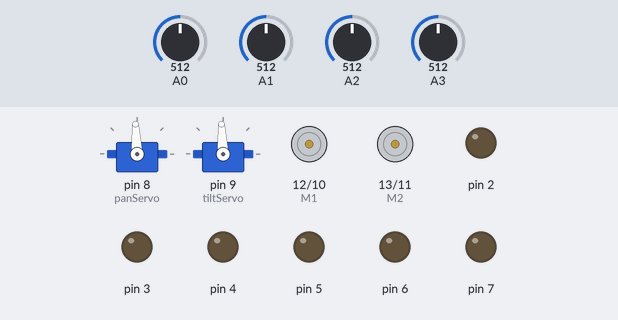
Bench run of a sketch on a simulated Arduino Uno, built with avr-gcc and run on an emulated ATmega328P. Shown: 2 × servo, direction and speed pins drawn as motors (green arrow = direction pin HIGH = forward, orange = LOW = backward, longer = more drive), output pins drawn as LEDs (lit = HIGH). The inputs (shaded band) are chosen by the test bench; at power-on: A0 = 512, A1 = 512, A2 = 512, A3 = 512. What the sketch prints to the serial monitor is not drawn.

Above: at 1.2 s.
1.3 s: A0 set to 30
At 1.74 s:
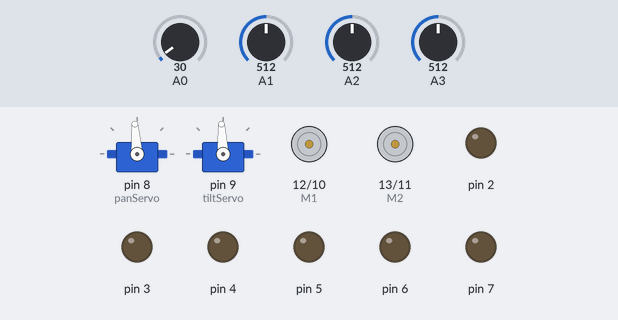
4.3 s: A1 set to 30
At 5.75 s:
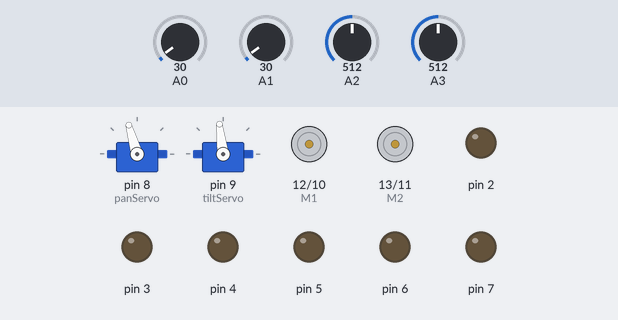
7.3 s: A2 set to 268
10.3 s: A2 set to 240
At 11.1 s:
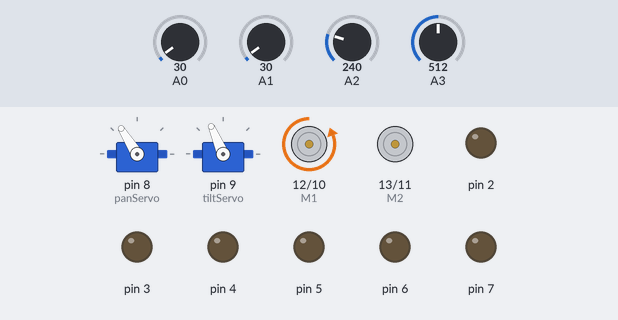
13.3 s: A3 set to 260
16.3 s: A3 set to 236
At 16.64 s:
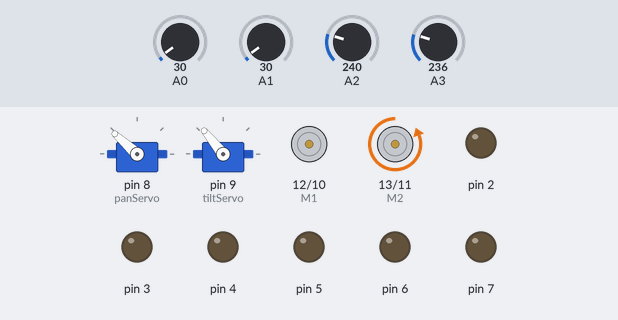
Timing chart, 0 to 25.6 s (numbered marks = the images above; inputs shaded):
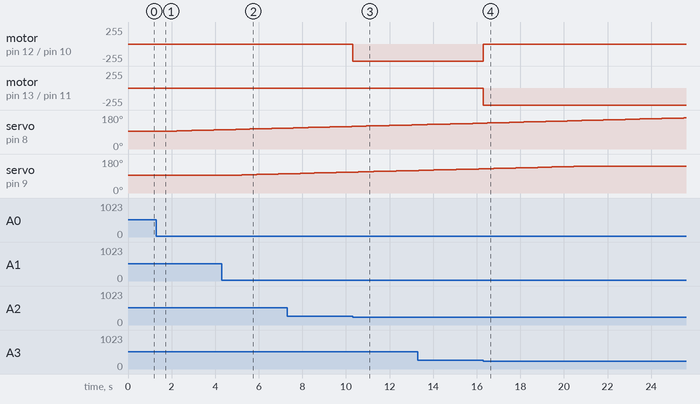

The sketch:

servo_and_motor_demo.ino
```cpp
/*
Arduino Motor & Servo Demonstration
Written by AB
*/
#include <Servo.h>

// Motor control pin definitions
int E1 = 10; //enable 1
int M1 = 12; //direction 1
int E2 = 11; //enable 2
int M2 = 13; //direction 2

// Define Hardware Constants & Variables
// MOTORS
#define MOTOR_1 12 // Pin that corresponds to Motor 1
#define ENABLE_M1 10 // Enable pin for Motor 1
#define MOTOR_2 13 // Pin that corresponds to Motor 2
#define ENABLE_M2 11 // Enable pin for Motor 2

// SERVOS
#define SERVO_PIN_1 8 // Pan Servo
#define SERVO_PIN_2 9 // Tilt Servo
Servo panServo;
Servo tiltServo;
float pan = 1500;
float tilt = 1500;

// Button Controls
bool s_A2; // A Button State
bool s_A3; // C Button State

void setup()
{
  // Set digital pins 2-9 to outputs
  for (int pin = 2; pin <= 13; pin++) {
    pinMode(pin, OUTPUT); // Set pin mode to OUTPUT
  }
  pinMode(A3, INPUT_PULLUP);
  panServo.attach(8);
  tiltServo.attach(9);
  Serial.begin(115200);
}

void loop(){
  // Servo Control
  switch (analogRead(A0)) {
    case 0 ... 1:
      pan = pan + 2;
      break;
    case 2 ... 299:
      pan = pan + 0.2;
      break;
    case 300 ... 480:
      pan = pan + 0.1;
      break;
    case 540 ... 748:
      pan = pan - 0.1;
      break;
    case 749 ... 1021:
      pan = pan - 0.2;
      break;
    case 1022 ... 1024:
      pan = pan - 2;
      break;
    default:
      break;
  }

  // Check limits & tilt
  if (pan < 500) {
    pan = 500;
  } else if (pan > 2500) {
    pan = 2500;
  }
  panServo.writeMicroseconds(round(pan));

  // read joystick for tilt value
  switch (analogRead(A1)) {
    case 0 ... 1:
      tilt = tilt + 2;
      break;
    case 2 ... 299:
      tilt = tilt + 0.2;
      //delay(2);
      break;
    case 300 ... 480:
      tilt = tilt + 0.1;
      //delay(10);
      break;
    case 540 ... 748:
      tilt = tilt - 0.1;
      //delay(10);
      break;
    case 749 ... 1021:
      tilt = tilt - 0.2;
      //delay(2);
      break;
    case 1022 ... 1024:
      tilt = tilt - 2;
      break;
    default:
      break;
  }

  // Check limits & tilt
  if (tilt < 1000) {
    tilt = 1000;
  } else if (tilt > 2000) {
    tilt = 2000;
  }
  tiltServo.writeMicroseconds(round(tilt));

  // Assign a digital state to A2 and A3 input pins
  if (analogRead(A2) < 250){
    s_A2 = 0;
  } else {
    s_A2 = 1;
  }
  if (analogRead(A3) < 250){
    s_A3 = 0;
  } else {
    s_A3 = 1;
  }

  // Toggle Motors
  // TODO: add comments here
  if (s_A2 == 0 && s_A3 == 0){
    digitalWrite(E2, 1);
    digitalWrite(M2, 0);
    digitalWrite(E1, 0);
    digitalWrite(M1, 0);
  } else if (s_A2 == 1 && s_A3 == 0) {
    digitalWrite(E1, 1);
    digitalWrite(M1, 1);
    digitalWrite(E2, 0);
    digitalWrite(M2, 0);
    Serial.println("1");
  } else if (s_A2 == 0 && s_A3 == 1) {
    digitalWrite(E1, 1);
    digitalWrite(M1, 0);
    digitalWrite(E2, 0);
    digitalWrite(M2, 0);
    Serial.println("2");
  } else {
    digitalWrite(E1, 0);
    digitalWrite(M1, 0);
    digitalWrite(E2, 0);
    digitalWrite(M2, 0);
  }

  // Print Diagnostics to Console
  Serial.print("A0 (Pan):  ");
  Serial.print(analogRead(A0));
  Serial.print("     A1 (Tilt):  ");
  Serial.print(analogRead(A1));
  Serial.print("     A2 (A Btn):  ");
  Serial.print(analogRead(A2));
  Serial.print("     A3 (C Btn):  ");
  Serial.println(analogRead(A3));
}
```

Measured:
- the behaviour switches between 250 and 249 on A2 (found by bisection; images 2 and 3)
- the behaviour switches between 250 and 249 on A3 (found by bisection; images 3 and 4)
- after the input at 1.3 s, servo on pin 8 (panServo): moves from 93° to 102° over 2.7 s, starting after 0.28 s
- after the input at 4.3 s, servo on pin 9 (tiltServo): moves from 93° to 102° over 2.6 s, starting after 0.28 s
- after the input at 10.3 s, motor on pin 12 (M1) / pin 10 (E1): stopped → backward 255/255 at once
- after the input at 16.3 s, motor on pin 12 (M1) / pin 10 (E1): backward 255/255 → stopped at once; motor on pin 13 (M2) / pin 11 (E2): stopped → backward 255/255 at once
